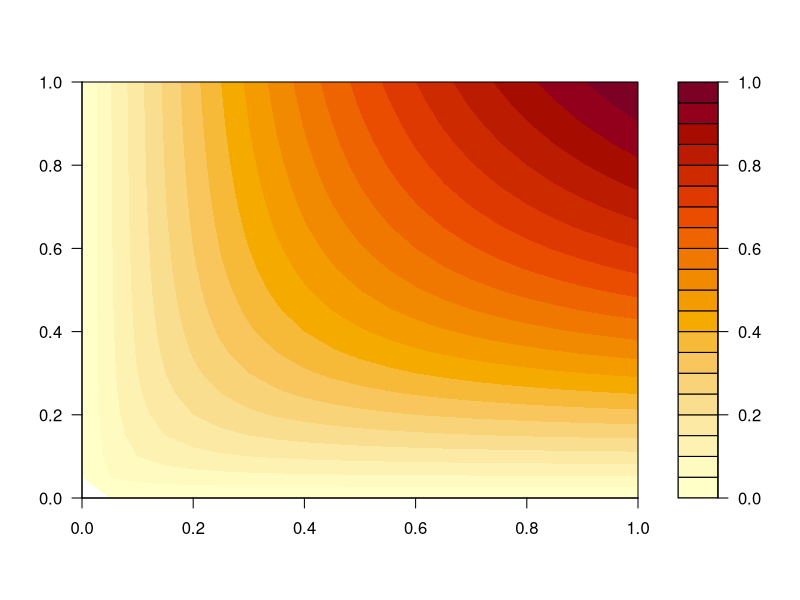
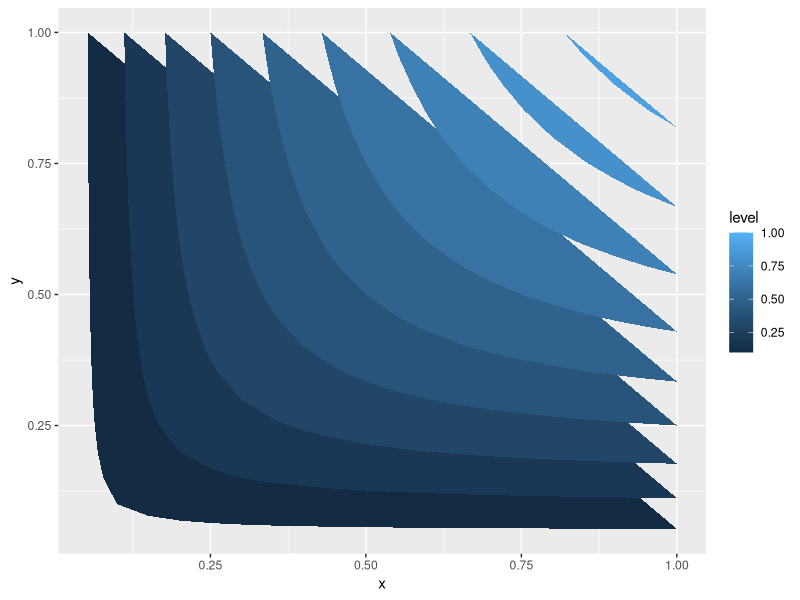
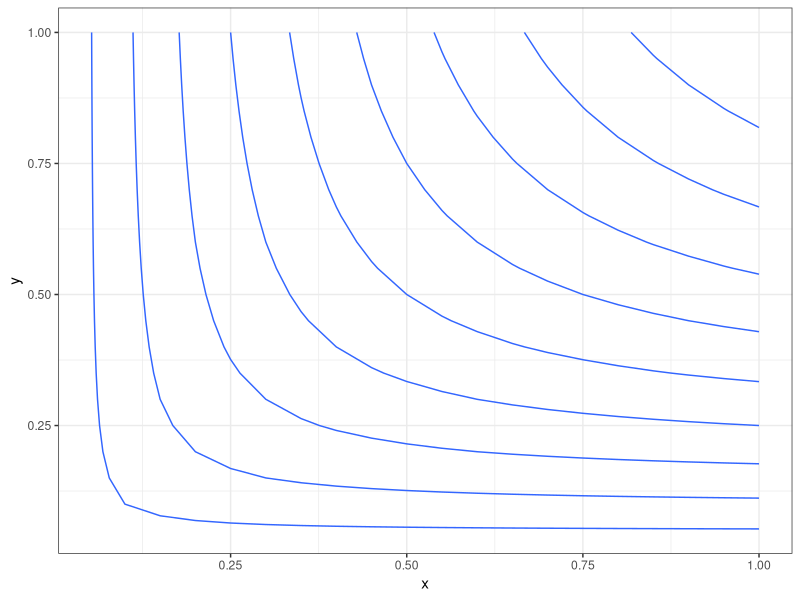
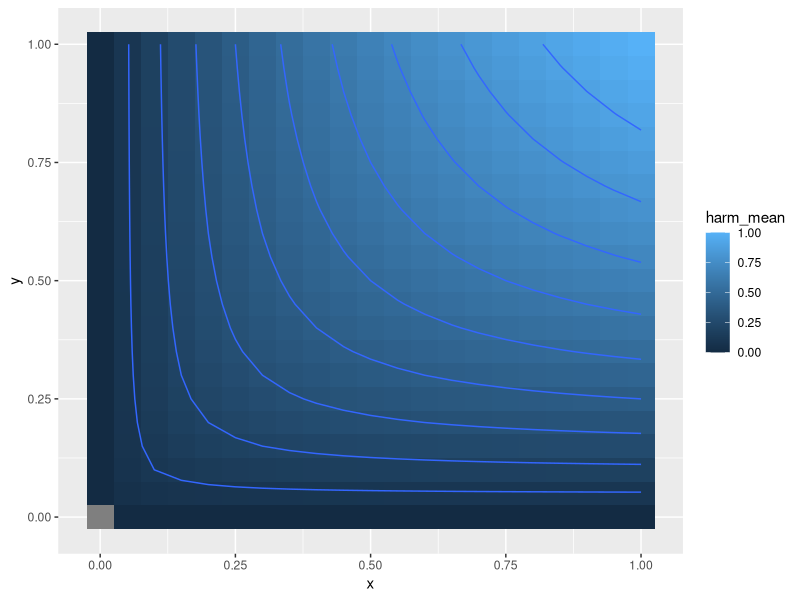
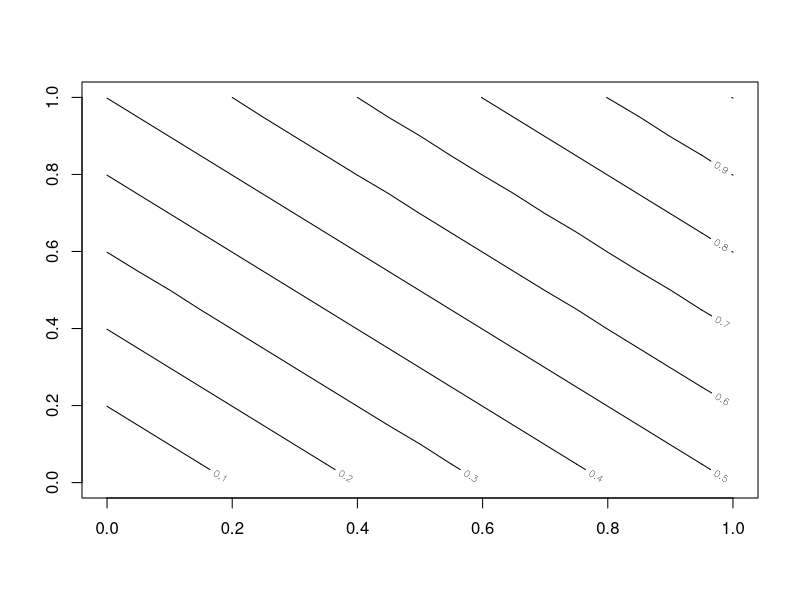
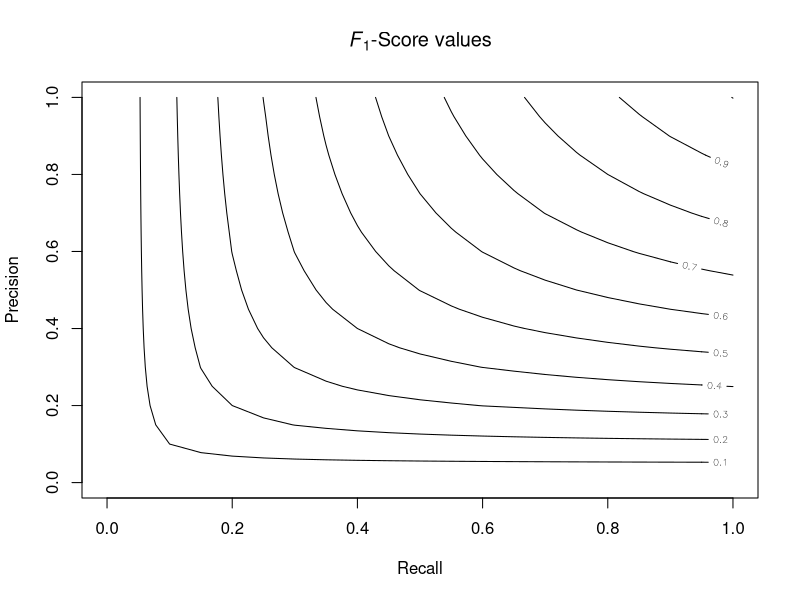

These figures' R source, in order:
# Plot F2-score values against precision and recall
# Assumes one understands what precision and recall are.

x <- y <- seq(0, 1, 0.05)

df <- expand.grid(x=x, y=y)

# Harmonic mean
df$harm_mean <- with(df, 2 * (x * y) / (x + y))
harm_mean <- matrix(df$harm_mean, ncol=21, nrow=21)

png("~/Desktop/f-score-countour.png", width=512, height=512)
contour(x, y, harm_mean,
	xlab="Recall", ylab="Precision", main=expression(paste(italic(F)[1], "-Score values")))
dev.off()

filled.contour(x, y, harm_mean)

library(ggplot2)

p <- ggplot(data=df, aes(x=x, y=y)) 

p + stat_contour(geom="polygon", aes(z=harm_mean, fill=..level..))

p + stat_contour(aes(z=harm_mean)) + theme_bw()

p + geom_tile(aes(fill = harm_mean)) + stat_contour(aes(z=harm_mean))

# Regular mean for comparison
df$reg_mean <- with(df, (x + y) / 2)
reg_mean <- matrix(df$reg_mean, ncol=21, nrow=21)

contour(x, y, reg_mean)